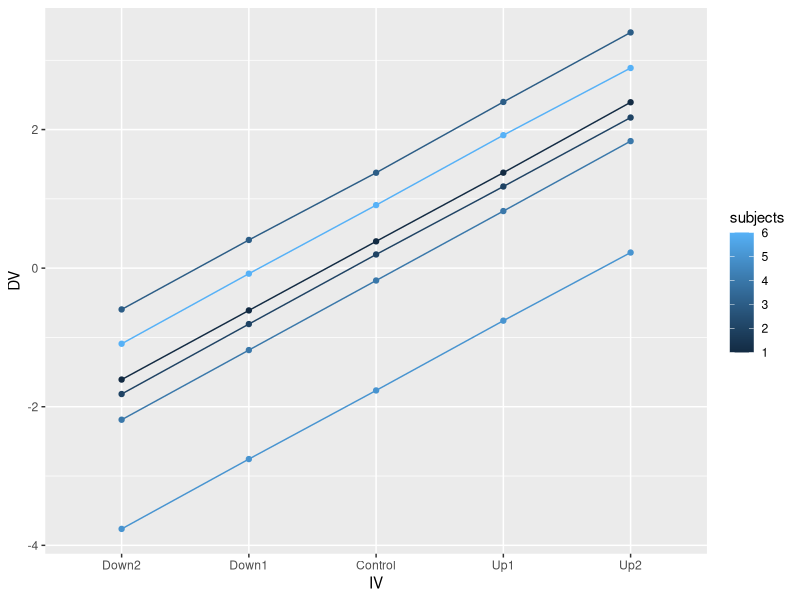

This figure's R source:
## ---- chunk 1
knitr::opts_chunk$set(echo = TRUE)
## ---- chunk 2
library(tibble)
library(dplyr)
library(ggplot2)

sim_data<-tibble(
  subjects=rep(1:6,each=5),
  IV=rep(c("Down2","Down1","Control","Up1","Up2"),times=6),
  DV=rnorm(5*6,c(-2,-1,0,1,2),.01)
  )%>%
    mutate(DV = DV+rep(rnorm(6,0,1),each=5))

sim_data$IV<-factor(sim_data$IV,
                    levels=c("Down2","Down1","Control","Up1","Up2"))

ggplot(sim_data, aes(x=IV, y=DV, group=subjects, color=subjects))+
  geom_point()+
  geom_line()
                 
## ---- chunk 3
sim_data<-tibble(
  subjects=rep(1:6,each=5),
  IV=rep(c("Down2","Down1","Control","Up1","Up2"),times=6),
  DV=rnorm(5*6,c(-2,-1,0,1,2),.01)
  )%>%
    mutate(DV = DV+rep(rnorm(6,0,1),each=5))

sim_data$IV<-factor(sim_data$IV,
                    levels=c("Down2","Down1","Control","Up1","Up2"))


               
## ---- chunk 4

## ---- chunk 5
sphericity <- tribble(~S, ~a1, ~a2, ~a3, ~a4,
        "s1",76,64,34,26,
        "s2",60,48,46,30,
        "s3",58,34,32,28,
        "s4",46,46,32,28,
        "s5",30,18,36,28
        )
